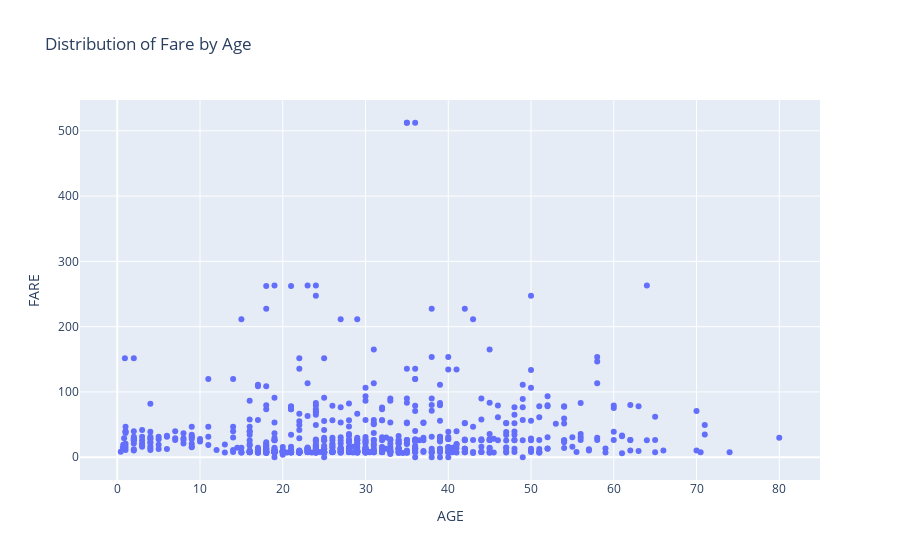

Notebook code cell kept with this figure:
### Markdown cell above
#### Q1. Load the "titanic" dataset using the load_dataset function of seaborn. Use Plotly express to plot a scatter plot for age and fare columns in the titanic dataset.

### Code cell
import plotly.graph_objects as go
import seaborn as sns
import matplotlib.pyplot as plt
import numpy as np
t = sns.load_dataset("titanic")
fig  = go.Figure()
fig.add_trace(go.Scatter(x = t.age, y = t.fare, mode ="markers"))
fig.update_layout(
    title="Distribution of Fare by Age",
    xaxis_title="AGE",
    yaxis_title="FARE",
)

### Figure 1 — Plotly figure (JSON) as saved in the notebook; plotly's stock layout.template omitted (floating-point values rounded to 4 significant figures; data arrays with more than 128 entries replaced by an {"elided": "..."} marker saying what was removed)
{"data": [{"mode": "markers", "type": "scatter", "x": {"elided": "891 float values"}, "y": {"elided": "891 float values"}}], "layout": {"title": {"text": "Distribution of Fare by Age"}, "xaxis": {"title": {"text": "AGE"}}, "yaxis": {"title": {"text": "FARE"}}}}
